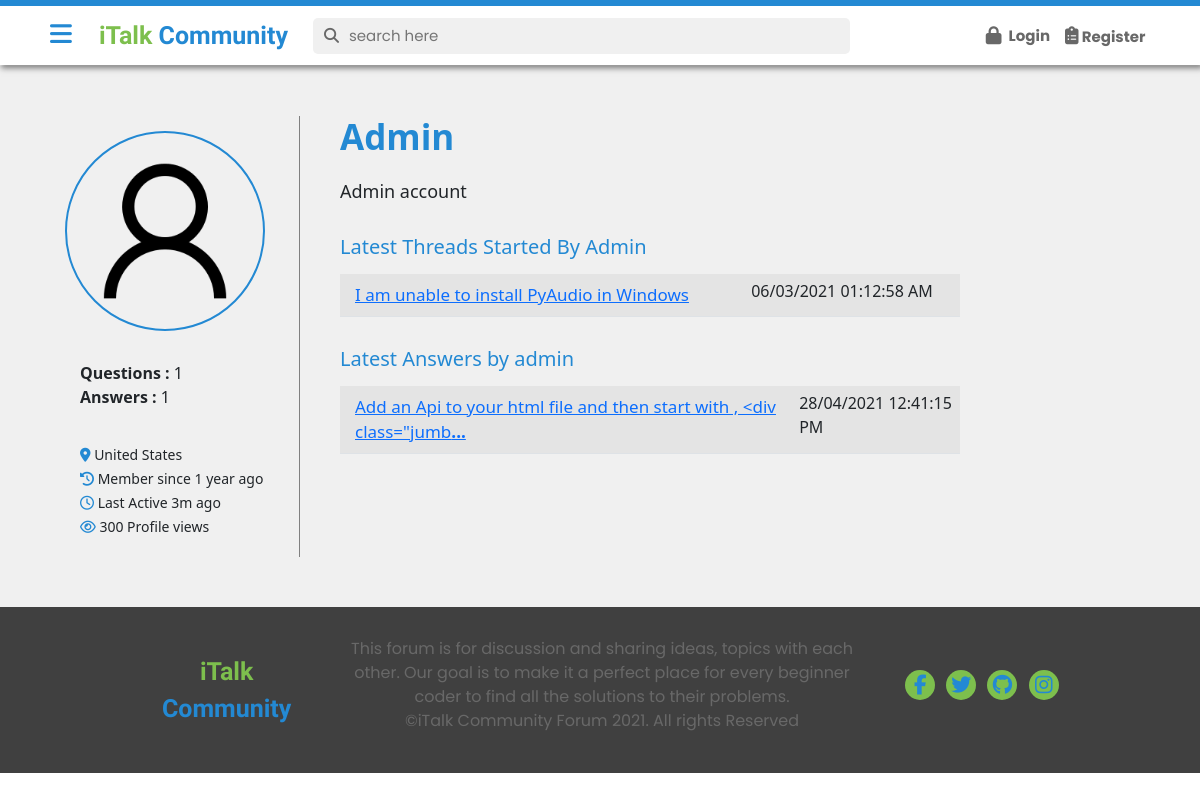
Page /user.php?v=1 on the committed database.
### tables this page shows
CREATE TABLE `users_23` (
  `user_id` int(7) NOT NULL,
  `username` varchar(23) NOT NULL,
  `email` varchar(255) NOT NULL,
  `password` varchar(255) NOT NULL,
  `user_description` text NOT NULL,
  `user_img` varchar(255) NOT NULL,
  `timestamp` datetime NOT NULL DEFAULT current_timestamp()
);

CREATE TABLE `threads` (
  `thread_id` int(7) NOT NULL,
  `thread_title` varchar(255) NOT NULL,
  `thread_desc` text NOT NULL,
  `thread_cat_id` int(7) NOT NULL,
  `thread_user_id` int(7) NOT NULL,
  `timestamp` datetime NOT NULL DEFAULT current_timestamp()
);

CREATE TABLE `comments` (
  `comment_id` int(11) NOT NULL,
  `comment_content` text NOT NULL,
  `thread_id` int(11) NOT NULL,
  `comment_by` varchar(30) NOT NULL,
  `comment_time` datetime NOT NULL DEFAULT current_timestamp()
);

### user.php (the view, shortened to what this page needs)
<?php
$user_id = $_GET['v'];
?>
<!DOCTYPE html>
<html lang="en">
<head>
    <link rel="stylesheet" href="https://cdnjs.cloudflare.com/ajax/libs/font-awesome/5.15.3/css/all.min.css">
    <link href="https://cdn.jsdelivr.net/npm/bootstrap@5.0.0-beta2/dist/css/bootstrap.min.css" rel="stylesheet">
    <link rel="stylesheet" href="style.css?v=<?php echo time(); ?>">
    <link rel="stylesheet" href="partials/css/partials.css?v=<?php echo time(); ?>">
    <link rel="stylesheet" href="css/user.css?v=<?php echo time(); ?>">
</head>
<body>
    <?php require "partials/_header.php"; ?>
    <div class="main-container">
        <?php require "partials/_sidenav.php" ?>
        <div class="_main" id="main">
            <div class="user">
                <div class="user-left">
                    <div>
                        <img src="assets/images/user.png" alt="">
                    </div>
                    <div class="user-activity">
                        <?php
                        $sql_thread_count = "SELECT * FROM `threads` WHERE thread_user_id = $user_id";
                        $res_thread_count = mysqli_query($conn, $sql_thread_count);
                        $thread_count = mysqli_num_rows($res_thread_count);
                        $sql_comment_count = "SELECT * FROM `comments` WHERE comment_by = $user_id";
                        $res_comment_count = mysqli_query($conn, $sql_comment_count);
                        $comment_count = mysqli_num_rows($res_comment_count);
                        echo '<ul>
                            <li><strong>Questions : </strong> ' . $thread_count . ' </li>
                            <li><strong>Answers : </strong> ' . $comment_count . ' </li>
                        </ul>';
                        ?>
                    </div>
                    <div class="user-data">
                        <ul>
                            <li><span class="icon"><i class="fas fa-map-marker-alt"></i></span> United States </li>
                            <li><span class="icon"><i class="fas fa-history"></i></span> Member since 1 year ago </li>
                            <li><span class="icon"><i class="far fa-clock"></i></span> Last Active 3m ago </li>
                            <li><span class="icon"><i class="far fa-eye"></i></span> 300 Profile views </li>
                        </ul>
                    </div>
                </div>
                <div class="user-right">
                    <?php
                    $sql = "SELECT * FROM `users_23` WHERE `user_id` = $user_id";
                    $res = mysqli_query($conn, $sql);
                    while ($row = mysqli_fetch_assoc($res)) {
                        $username = $row['username'];
                        $desc = $row['user_description'];
                    }
                    echo '<h1>' . $username . '</h1>
                            <p>' . $desc . '</p>';
                    ?>
                    <div class="user-threads">
                        <?php
                        $sql_thread = "SELECT * FROM `threads` WHERE thread_user_id=$user_id ";
                        $res_thread = mysqli_query($conn, $sql_thread);
                        while ($row_thread = mysqli_fetch_assoc($res_thread)) {
                            $thread_title = $row_thread['thread_title'];
                            $thread_time = $row_thread['timestamp'];
                            $thread_id = $row_thread['thread_id'];
                        ?>
                            <h2>Latest Threads Started by <?php echo $username; ?></h2>
                            <table class="table table-hover table-striped m-0">
                                <tbody>
                                    <tr>
                                    <?php
                                    echo '
                    <td class="thread"><a href="thread.php?thread_id='. $thread_id.'">' . $thread_title . ' </a></td>
                    <td>' . date("d/m/Y h:i:s A", strtotime($thread_time)) . '</td>';
                                }
                                    ?>
                                    </tr>
                                </tbody>
                            </table>
                    </div>
                    <?php
                    $sql_comment = "SELECT * FROM `comments` WHERE comment_by = $user_id";
                    $res_comment = mysqli_query($conn, $sql_comment);
                    while ($row_comment = mysqli_fetch_assoc($res_comment)) {
                        $comment = $row_comment['comment_content'];
                        $comment_time = $row_comment['comment_time'];
                        if (strlen($comment) >= 80) {
                            $comment = substr($comment, 0, 70)."<strong>... </strong>";
                        }
                        echo '
                            <div class="user-comments">
                    <h2>Latest Answers by ' . $username . '</h2>
                    <table class="table table-hover table-striped m-0">
                    <tbody>
                    <tr>
                    <td class="comments"><a href="#">' . $comment . ' </a></td>
                    <td>' . date("d/m/Y h:i:s A", strtotime($comment_time)) . '</td>
                    </tr>';
                    } ?>
                    </tbody>
                    </table>
                </div>
            </div>
        </div>
    </div>
    </div>
    <?php require "partials/_footer.php"; ?>
</body>
</html>

### style.css (style rules this page uses)
:root { --primary : #2389D3; --secondary : #7DBF4D; --dark : #191e1e; --light : #F0F0F0; --bgwhite : #f4f7f9; --pure: #fff; --grey :#686868; --bglight:#f0f0f0; }
*, *:before, *:after { margin: 0; padding: 0; box-sizing: border-box; }
html { font-size: 62.5%; -webkit-font-smoothing: antialiased; }
body { background: var(--pure); font-size: 1.6rem; }
div.main-container { padding: 0; margin-top: 6.6rem; }
.main ._main { margin: 0rem; padding: 5rem; position: relative; }

### css/user.css (style rules this page uses)
.user { display: flex; flex-wrap: wrap; }
.user .user-left { padding: 1rem; border-right: 1px solid grey; padding-right: 2rem; width: 25rem; }
.user .user-left img { border: 2px solid var(--primary); border-radius: 50%; width: 20rem; height: 20rem; margin: 0.5rem; margin-bottom: 3rem; }
.user .user-left .user-activity { margin-bottom: 3.5rem; }
.user .user-left .user-activity ul { list-style: none; }
.user .user-left .user-activity ul li { padding-right: 1rem; }
.user .user-left .user-data ul { list-style: none; }
.user .user-left .user-data ul li { font-weight: 400; font-size: 1.4rem; margin-bottom: 0.3rem; }
.user .user-left .user-data ul li span.icon { color: var(--primary); }
.user .user-right { padding-left: 4rem; width: 60%; }
.user .user-right h1 { color: var(--primary); font-size: 3.5rem; margin-bottom: 2rem; font-weight: 600; text-transform: capitalize; }
.user .user-right p { font-size: 1.8rem; font-weight: 400; margin-bottom: 3rem; }
.user .user-right .user-threads { margin-bottom: 3rem; }
.user .user-right .user-threads h2 { font-size: 2rem; color: var(--primary); margin-bottom: 1.5rem; text-transform: capitalize; }
.user .user-right .user-threads table { width: 100%; }
.user .user-right .user-threads table tbody tr td.thread { font-weight: 400; font-size: 1.7rem; color: var(--dark); padding: 0.8rem 1.5rem; }
.user .user-right .user-comments { margin-bottom: 3rem; }
.user .user-right .user-comments h2 { font-size: 2rem; color: var(--primary); margin-bottom: 1.5rem; }
.user .user-right .user-comments table { width: 100%; }
.user .user-right .user-comments table tbody tr td.comments { font-weight: 400; font-size: 1.7rem; color: var(--primary); padding: 0.8rem 1.5rem; }

### rows in the picture
users_23: username "Admin", user_description "Admin account", username "admin"
threads: thread_title "I am unable to install PyAudio in Windows", timestamp "06/03/2021 01:12:58 AM"
comments: comment_content "Add an Api to your html file and then start with , <div class=\"jumb", comment_time "28/04/2021 12:41:15 PM"

### other values in the picture
$thread_count "1"
$comment_count "1"
